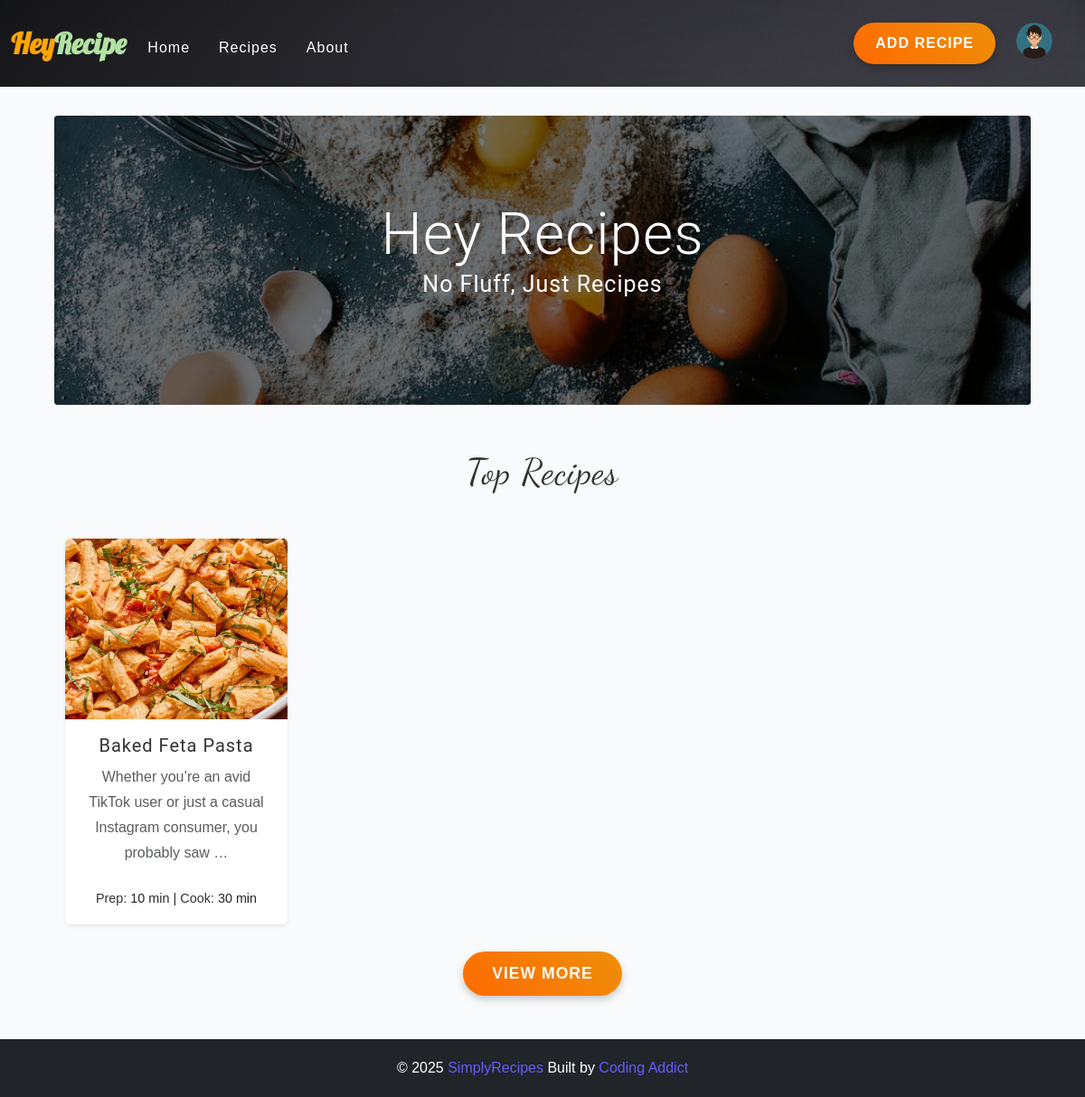
/home/, run on the app's committed database.
### Base_app/models.py (models this page shows, shortened)
class Recipe(models.Model):
    user = models.ForeignKey(User, on_delete=models.SET_NULL, null=True, blank=True)
    Recipe_name = models.CharField(max_length=100)
    Recipe_description = models.TextField()
    Recipe_ingridients = models.TextField(default='Not specified')
    Recipe_steps = models.TextField(default='Not specified')
    Recipe_prep_time = models.CharField(max_length=10)
    Recipe_cook_time = models.CharField(max_length=10, default='00:00')
    Recipe_yt_url = models.URLField(blank=True)
    Recipe_image = models.ImageField(upload_to='recipe_images/', blank=False)

### Base_app/views.py (the view)
# urls.py: path('home/',HomeView,name='Home'),
def HomeView(request):
    recipes = Recipe.objects.all()
    return render(request, "home.html", {'recipes': recipes})

### Templates/home.html
{% extends "base.html" %}
{% block main %}
    <main class="page">
        <header class="hero" style="background: url('/static/img/main.jpeg') no-repeat center center; background-size: cover;">
            <div class="hero-container">
                <div class="hero-text text-center text-white">
                    <h1 class="display-3 font-weight-bold">Hey Recipes</h1>
                    <h4 class="font-italic">No fluff, just recipes</h4>
                </div>
            </div>
        </header>
        <h2 class="text-center my-5" style="font-family: 'Dancing Script', cursive; font-size: 2.5rem; color: #333;">Top Recipes</h2>
        <section class="recipes-container">
            <div class="container">
                <div class="row gy-4">
                    {% for i in recipes %}
                    <div class="col-12 col-sm-6 col-md-4 col-lg-3">
                        <a href="single-recipe.html" class="recipe-card card shadow-sm border-0 rounded">
                            <img src="/media/{{i.Recipe_image}}" class="card-img-top" alt="{{i.Recipe_name}}" style="height: 200px; object-fit: cover;" />
                            <div class="card-body d-flex flex-column">
                                <h5 class="card-title text-center" style="flex-grow: 1;">{{i.Recipe_name}}</h5>
                                <p class="card-text text-center text-muted" style="flex-grow: 1; min-height: 40px;">{{i.Recipe_description|truncatechars:90}}</p>
                                <p class="card-text text-center" style="font-size: 0.9rem;">
                                    <span class="font-weight-bold" style="color: #333;">Prep:</span> {{i.Recipe_prep_time}} |
                                    <span class="font-weight-bold" style="color: #333;">Cook:</span> {{i.Recipe_cook_time}}
                                </p>
                            </div>
                        </a>
                    </div>
                    {% endfor %}
                </div>
            </div>
        </section>
        <div class="text-center mb-5">
            <a href="#" class="btn btn-primary custom-btn" style="padding: .7rem 2rem; color: white; font-size: 1.1rem; margin-top:30px;">View More</a>
        </div>
    </main>
{% endblock main %}

### Templates/base.html (shortened to what this page needs)
<!DOCTYPE html>
<html lang="en">
<head>
    <link href="https://cdn.jsdelivr.net/npm/bootstrap@5.3.3/dist/css/bootstrap.min.css" rel="stylesheet">
    <link href="https://cdn.jsdelivr.net/npm/bootstrap-icons/font/bootstrap-icons.css" rel="stylesheet">
    <link rel="stylesheet" href="/static/css/normalize.css" />
    <link rel="stylesheet" href="https://cdnjs.cloudflare.com/ajax/libs/font-awesome/5.14.0/css/all.min.css" />
    <link rel="stylesheet" href="/static/css/style.css" />
    <link rel="stylesheet" href="/static/css/main.css" />
</head>
<body>
<nav class="navbar navbar-expand-lg navbar-light"
    style="background: rgba(0, 0, 0, 0.5); background-image: linear-gradient(135deg, rgba(0, 0, 0, 0.7), rgba(0, 0, 0, 0.3)), url('/static/img/bg_img9.jpg'); background-size: cover; padding: 1rem 0;">
    <div class="container-fluid">
        <a class="navbar-brand d-flex align-items-center">
            <span
                style="color: orange; white-space: nowrap; font-weight: bold; font-size: 32px; font-family: 'Lobster', cursive;">Hey</span>
            <span
                style="color: rgb(178, 226, 163); white-space: nowrap; font-weight: bold; font-size: 32px; font-family: 'Lobster', cursive;">Recipe</span>
        </a>
        <div class="collapse navbar-collapse" id="navbarNav">
            <ul class="navbar-nav" style="margin-top: 10px;">
                <li class="nav-item">
                    <a href="{% url 'Home' %}" class="nav-link text-center">Home</a>
                </li>
                <li class="nav-item">
                    <a href="{% url 'Recipes' %}" class="nav-link text-center">Recipes</a>
                </li>
                <li class="nav-item">
                    <a href="{% url 'About' %}" class="nav-link text-center">About</a>
                </li>
            </ul>
            <ul class="navbar-nav ms-auto">
                <li class="nav-item d-none d-lg-block">
                    <a href="{% url 'AddRecipe' %}" class="btn btn-primary custom-btn"
                        style="padding: .7rem 1.5rem; color: white; margin-right: 15px;">Add Recipe</a>
                </li>
                <li class="nav-item d-none d-lg-block">
                    <a href="{% url 'Profile' %}" class="nav-link">
                        <img src="{% if request.user.userprofile.profile_image %}
              {{ MEDIA_URL }}{{ request.user.userprofile.profile_image }}
              {% else %}/static/img/user.png
              {% endif %}" alt="User Profile" class="rounded-circle" style="width: 40px; height: 40px;">
                    </a>
                </li>
            </ul>
        </div>
    </div>
</nav>
    {% block main %}
    {% endblock main %}
    <footer class="page-footer bg-dark text-center py-3">
        <p>
            &copy; <span id="date"></span>
            <span class="footer-logo">SimplyRecipes</span> Built by
            <a href="https://www.johnsmilga.com/" target="_blank" rel="noopener noreferrer">Coding Addict</a>
        </p>
    </footer>
</body>
</html>

### Static/css/style.css (style rules this page uses)
html { font-size: 100%; }
:root { --primary-100: #e2e0ff; --primary-200: #c1beff; --primary-300: #a29dff; --primary-400: #837dff; --primary-500: #645cff; --primary-600: #504acc; --primary-700: #3c3799; --primary-800: #282566; --primary-900: #141233; --grey-50: #f8fafc; --grey-100: #f1f5f9; --grey-200: #e2e8f0; --grey-300: #cbd5e1; --grey-400: #94a3b8; --grey-500: #64748b; --grey-600: #475569; --grey-700: #334155; --grey-800: #1e293b; --grey-900: #0f172a; --black: #222; --white: #fff; --red-light: #f8d7da; --red-dark: #842029; --green-light: #d1e7dd; --green-dark: #0f5132; --headingFont: 'Roboto', sans-serif; --bodyFont: 'Nunito', sans-serif; --smallText: 0.7em; --backgroundColor: var(--grey-50); --textColor: var(--grey-900); --borderRadius: 0.25rem; --letterSpacing: 1px; --transition: 0.3s ease-in-out all; --max-width: 1120px; --fixed-width: 600px; --shadow-1: 0 1px 3px 0 rgba(0, 0, 0, 0.1), 0 1px 2px 0 rgba(0, 0, 0, 0.06); --shadow-2: 0 4px 6px -1px rgba(0, 0, 0, 0.1), 0 2px 4px -1px rgba(0, 0, 0, 0.06); --shadow-3: 0 10px 15px -3px rgba(0, 0, 0, 0.1), 0 4px 6px -2px rgba(0, 0, 0, 0.05); --shadow-4: 0 20px 25px -5px rgba(0, 0, 0, 0.1), 0 10px 10px -5px rgba(0, 0, 0, 0.04); }
body { background: var(--backgroundColor); font-family: var(--bodyFont); font-weight: 400; line-height: 1.75; color: var(--textColor); }
p { margin-top: 0; margin-bottom: 1.5rem; max-width: 40em; }
h1, h2, h3, h4, h5 { margin: 0; margin-bottom: 1.38rem; font-family: var(--headingFont); font-weight: 400; line-height: 1.3; text-transform: capitalize; letter-spacing: var(--letterSpacing); }
h1 { margin-top: 0; font-size: 3.052rem; }
h2 { font-size: 2.441rem; }
h4 { font-size: 1.563rem; }
h5 { font-size: 1.25rem; }
a { text-decoration: none; }
ul { list-style-type: none; padding: 0; }
.btn { cursor: pointer; color: var(--white); background: rgb(240, 131, 6); border: transparent; border-radius: var(--borderRadius); letter-spacing: var(--letterSpacing); padding: 0.375rem 0.75rem; box-shadow: var(--shadow-1); transition: var(--transtion); text-transform: capitalize; display: inline-block; }
::placeholder { font-family: inherit; color: var(--grey-400); }
.navbar { display: flex; align-items: center; justify-content: center; }
.nav-link { display: block; text-align: center; font-size: 1.25rem; text-transform: capitalize; color: white; letter-spacing: var(--letterSpacing); padding: 1rem 0; border-top: 1px solid var(--grey-500); transition: var(--transition); }
.navbar-brand span { font-weight: bold; font-size: 32px; color: #ffffff; }
@media screen and (min-width: 992px) { .navbar { height: 6rem; } }
@media screen and (min-width: 992px) { .nav-link { padding: 0; border-top: none; margin-right: 1rem; font-size: 1rem; } }
.page { width: 90vw; max-width: var(--max-width); margin: 0 auto; }
.page { padding-top: 2rem; min-height: calc(100vh - (6rem + 4rem)); }
.page-footer { text-align: center; height: 4rem; display: flex; align-items: center; justify-content: center; background: var(--black); color: var(--white); }
.page-footer p { margin-bottom: 0; }
.page-footer .footer-logo, .page-footer a { color: var(--primary-500); }
.hero { height: 40vh; position: relative; margin-bottom: 2rem; background: url('/static/img/main.jpeg') center/cover no-repeat; border-radius: var(--borderRadius); }
.hero-container { position: absolute; top: 0; left: 0; width: 100%; height: 100%; display: flex; align-items: center; justify-content: center; background: rgba(0, 0, 0, 0.4); border-radius: var(--borderRadius); }
.hero-text { color: var(--white); text-align: center; }
@media only screen and (min-width: 768px) { .hero-text h1 { font-size: 4rem; margin-bottom: 0; } }
.recipes-container { display: flex; justify-content: center; align-items: center; gap: 2rem 1rem; }
@media screen and (min-width: 992px) { .recipes-container { grid-template-columns: 200px 1fr; gap: 1rem; } }

### Static/css/main.css (style rules this page uses)
.custom-btn { border-radius: 30px; background: linear-gradient(45deg, #ff6a00, #ee8f09); font-weight: bold; text-transform: uppercase; box-shadow: 0 4px 8px rgba(0, 0, 0, 0.2); transition: all 0.3s ease-in-out; }
.navbar { background: rgba(0, 0, 0, 0.5); background-image: linear-gradient(135deg, rgba(0, 0, 0, 0.7), rgba(0, 0, 0, 0.3)), url('/static/img/bg_img9.jpg'); background-size: cover; transition: background 0.3s ease; }
.recipes-container .card-title { color: #333; }
.recipes-container .card { transition: transform 0.3s ease-in-out, box-shadow 0.3s ease-in-out; }

### data on the page
Recipe: Recipe_image (picture), Recipe_name "Baked Feta Pasta", Recipe_description "Whether you’re an avid TikTok user or just a casual Instagram consumer, you probably saw …", Recipe_prep_time "10 min", Recipe_cook_time "30 min"
